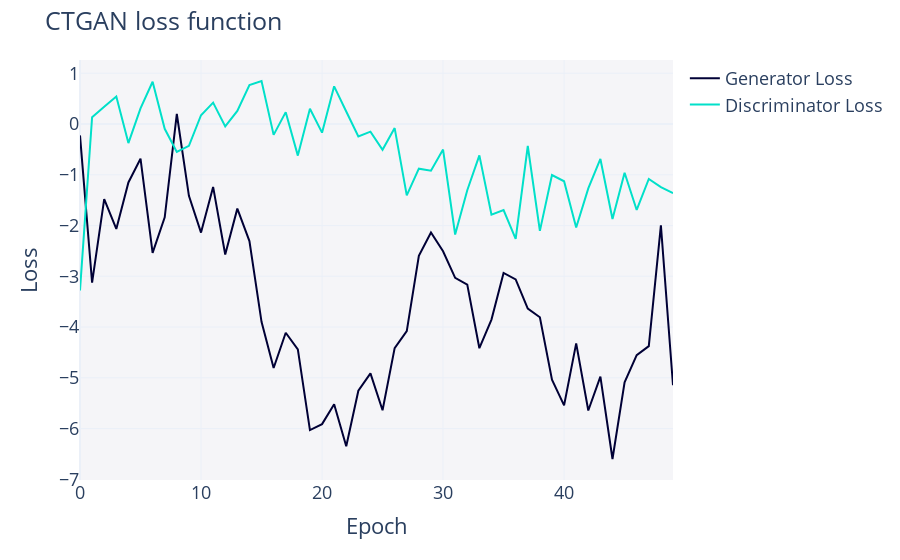

The code cell stored with this chart in its notebook:
### Code cell
fig = ctgan1.get_loss_values_plot()
fig

### Figure 1 — Plotly figure (JSON) as saved in the notebook; plotly's stock layout.template omitted (floating-point values rounded to 4 significant figures)
{"data": [{"hovertemplate": "variable=Generator Loss<br>Epoch=%{x}<br>value=%{y}<extra></extra>", "legendgroup": "Generator Loss", "line": {"color": "#000036", "dash": "solid"}, "marker": {"symbol": "circle"}, "mode": "lines", "name": "Generator Loss", "orientation": "v", "showlegend": true, "type": "scatter", "x": [0, 1, 2, 3, 4, 5, 6, 7, 8, 9, 10, 11, 12, 13, 14, 15, 16, 17, 18, 19, 20, 21, 22, 23, 24, 25, 26, 27, 28, 29, 30, 31, 32, 33, 34, 35, 36, 37, 38, 39, 40, 41, 42, 43, 44, 45, 46, 47, 48, 49], "xaxis": "x", "y": [-0.2241, -3.123, -1.481, -2.065, -1.151, -0.6822, -2.538, -1.839, 0.1987, -1.413, -2.138, -1.239, -2.57, -1.666, -2.305, -3.897, -4.807, -4.112, -4.438, -6.03, -5.913, -5.521, -6.347, -5.254, -4.912, -5.639, -4.416, -4.081, -2.597, -2.136, -2.508, -3.029, -3.165, -4.416, -3.853, -2.933, -3.061, -3.635, -3.808, -5.037, -5.542, -4.322, -5.644, -4.978, -6.6, -5.088, -4.553, -4.376, -1.996, -5.145], "yaxis": "y"}, {"hovertemplate": "variable=Discriminator Loss<br>Epoch=%{x}<br>value=%{y}<extra></extra>", "legendgroup": "Discriminator Loss", "line": {"color": "#01E0C9", "dash": "solid"}, "marker": {"symbol": "circle"}, "mode": "lines", "name": "Discriminator Loss", "orientation": "v", "showlegend": true, "type": "scatter", "x": [0, 1, 2, 3, 4, 5, 6, 7, 8, 9, 10, 11, 12, 13, 14, 15, 16, 17, 18, 19, 20, 21, 22, 23, 24, 25, 26, 27, 28, 29, 30, 31, 32, 33, 34, 35, 36, 37, 38, 39, 40, 41, 42, 43, 44, 45, 46, 47, 48, 49], "xaxis": "x", "y": [-3.278, 0.1346, 0.3405, 0.5415, -0.3755, 0.3086, 0.8334, -0.09385, -0.5501, -0.4284, 0.1738, 0.4225, -0.04504, 0.2601, 0.7702, 0.8485, -0.2132, 0.2348, -0.6218, 0.3022, -0.1693, 0.7431, 0.2475, -0.2457, -0.1489, -0.506, -0.07925, -1.404, -0.8785, -0.9195, -0.5023, -2.176, -1.304, -0.6162, -1.784, -1.694, -2.263, -0.4323, -2.105, -1.004, -1.128, -2.038, -1.268, -0.6879, -1.872, -0.9583, -1.693, -1.082, -1.244, -1.361], "yaxis": "y"}], "layout": {"font": {"size": 18}, "legend": {"orientation": "v", "title": {"text": ""}, "tracegroupgap": 0}, "margin": {"t": 60}, "plot_bgcolor": "#F5F5F8", "title": {"text": "CTGAN loss function"}, "xaxis": {"anchor": "y", "domain": [0, 1], "title": {"text": "Epoch"}}, "yaxis": {"anchor": "x", "domain": [0, 1], "title": {"text": "Loss"}}}}
